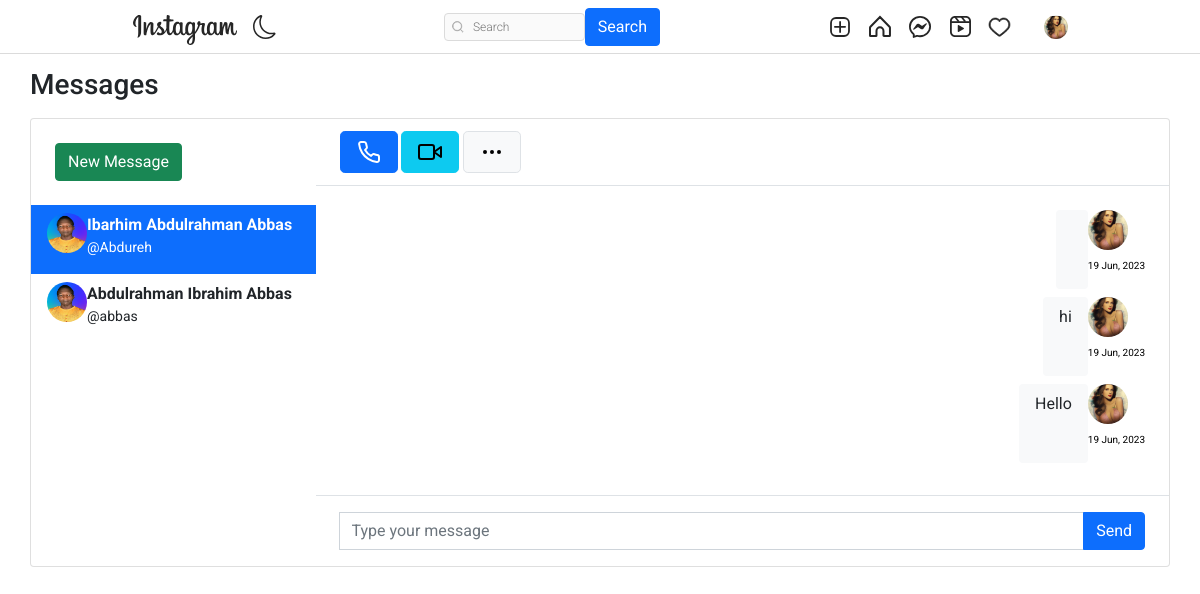
The app's page /message/ (signed in) with its own data.
### userauth/models.py (models this page shows, shortened)
class Profile(models.Model):
   user = models.OneToOneField(User, on_delete=models.CASCADE, related_name='profile')
   first_name = models.CharField(max_length=50, null=True, blank=True)
   last_name = models.CharField(max_length=50, null=True, blank=True)
   location =  models.CharField(max_length=50, null=True, blank=True)
   url = models.URLField(max_length=1000, null=True, blank=True)
   bio = models.CharField(max_length=200, null=True, blank=True)
   created = models.DateField(auto_now_add=True)
   favourite = models.ManyToManyField(Post)
   picture = models.ImageField(upload_to=user_driectory_path, blank=True, null=True, verbose_name='Picture', default="default.png ")
   favourite = models.ManyToManyField(Post)

### directs/models.py (models this page shows, shortened)
class Message(models.Model):
    user = models.ForeignKey(User, on_delete=models.CASCADE, related_name="user")
    sender = models.ForeignKey(User, on_delete=models.CASCADE, related_name="from_user")
    reciepient = models.ForeignKey(User, on_delete=models.CASCADE, related_name="to_user")
    body = models.TextField(null=True)
    date = models.DateTimeField(auto_now_add=True)
    is_read = models.BooleanField(default=False)
    def get_message(user):
        users = []
        messages = Message.objects.filter(user=user).values('reciepient').annotate(last=Max('date')).order_by('-last')
        for message in messages:
            users.append({
                'user': User.objects.get(pk=message['reciepient']),
                'last': message['last'],
                'unread': Message.objects.filter(user=user, reciepient__pk=message['reciepient'], is_read=False).count()
            })
        return users

### directs/views.py (the view)
# urls.py: path('', inbox, name="message"),
@login_required
def inbox(request):
    user = request.user
    messages = Message.get_message(user=request.user)
    active_direct = None
    directs = None
    profile = get_object_or_404(Profile, user=user)
    if messages:
        message = messages[0]
        active_direct = message['user'].username
        directs = Message.objects.filter(user=request.user, reciepient=message['user'])
        directs.update(is_read=True)
        for message in messages:
            if message['user'].username == active_direct:
                message['unread'] = 0
    context = {
        'directs':directs,
        'messages': messages,
        'active_direct': active_direct,
        'profile': profile,
    }
    return render(request, 'directs/inbox.html', context)

### templates/directs/inbox.html (shortened to what this page needs)
{% extends 'base.html' %}
{% load static %}
{% block content %}
<head>
</head>
<br><br>
<main class="conetent">
    <div class="container p-0">
		<h1 class="h3 mb-3">Messages</h1>
		<div class="card">
			<div class="row g-0">
				<div class="col-12 col-lg-12 col-xl-3 border-right chat-messages" >
					<div class="px-4 d-none d-md-block">
						<div class="d-flex align-items-center">
							<div class="flex-grow-1">
								<a href="{% url 'user-search' %}" class="btn btn-success mt-4 mb-4">New Message</a>
							</div>
						</div>
					</div>
					{% for message in messages %}
					<a href="" class="list-group-item list-group-item-action border-0 {% if active_direct == message.user.username %}active{% endif %}">
						<div class="d-flex align-items-start pb-2">
								<img src="{{ message.user.profile.picture.url }}" class="rounded-circle mr-1" alt="img" width="40" height="40">
							<div class="flex-grow-1 ml-6">
								<b>{{message.user.profile.first_name}} {{message.user.profile.last_name}}</b>
								<div class="small"> @{{message.user.username}}</div>
							</div>
						</div>
					</a>
					{% endfor %}
				</div>
				<div class="col-12 col-lg-7 col-xl-9">
					<div class="py-2 px-4 border-bottom d-none d-lg-block">
						<div class="d-flex align-items-center py-1">
							<div>
								<button class="btn btn-primary btn-lg mr-1 px-3"></button>
								<button class="btn btn-info btn-lg mr-1 px-3 d-none d-md-inline-block"></button>
								<button class="btn btn-light border btn-lg px-3"></button>
							</div>
						</div>
					</div>
					<div class="position-relative">
						<div class="chat-messages p-4">
									{% for direct in directs %}
										{% if direct.sender == request.user %}
											<div class="chat-message-right pb-2">
												<div>
													<a href=""><img src="{{ direct.sender.profile.picture.url }}" class="rounded-circle mr-1" alt="img" width="40" height="40"></a>
													<div class="text-muted small text-nowrap mt-2" style="font-size:10px; color: rgba(180, 180, 180, 0);"><p style="font-size:10px; color: black;">{{direct.date|date:"d M, Y"}}</p></div>
												</div>
												<div class="flex-shrink-1 bg-light rounded py-2 px-3 ml-3">
													{{direct.body}}
												</div>
											</div>
										{% endif %}
									{% endfor %}
						</div>
					</div>
					<div class="flex-grow-0 py-3 px-4 border-top">
						<form method="POST" role="form" action="{% url 'send-message' %}">
							<div class="input-group">
								<input name="body" type="text" class="form-control" placeholder="Type your message">
								<button class="btn btn-primary" type="submit">Send</button>
							</div>
					</div>
						</div>
				</div>
			</div>
		</div>
</main>
</html>
{% endblock content %}

### templates/base.html (shortened to what this page needs)
{% load static %}
<!DOCTYPE html>
<html lang="en">
<head>
    <link rel="stylesheet" href="https://cdn.jsdelivr.net/npm/bootstrap-icons@1.8.1/font/bootstrap-icons.css">
    <link href="https://cdn.jsdelivr.net/npm/bootstrap@5.1.3/dist/css/bootstrap.min.css" rel="stylesheet">
    <link rel="stylesheet" type="text/css" href="{% static 'assets1/style.css' %}">
</head>
<body>
    <header class="header">
        <nav class="header__content">
            <div class="header__buttons">
                <a href="{% url 'index' %}" class="header__home">
                </a>
                <button class="header__theme-button" title="Toggle Theme">
                </button>
            </div>
            <form action="" method="GET">
                <div class="header__search">
                    <input type="text" placeholder="Search" name="q" value="{{ request.GET.q }}">
                    <button class="btn btn-primary" type="submit">Search</button>
                </div>
            </form>
            <div class="header__buttons header__buttons--desktop">
                <a href="{% url 'newpost' %}">
                </a>
                <a href="{% url 'index' %}">
                </a>
                <a href="">
                </a>
                <a href="#">
                </a>
                <span>
                    <a href="">
                    </a>
                </span>
                <a href="">
                    <button class="profile-button">
                        <a href="">
                            <div class="profile-button__picture">
                                <img src="{{request.user.profile.picture.url}}" alt="User Picture">
                            </div>
                        </a>
                    </button>
                </a>
            </div>
        </nav>
    </header>
    {% block content %}
    {% endblock content %}
</body>
</html>

### static/assets1/style.css (style rules this page uses)
*, *::after, *::before { box-sizing: border-box; margin: 0; padding: 0; }
*, button, input, select, textarea { font-family: 'Roboto', sans-serif; }
:root { --primary: hsl(0, 0%, 100%); --secondary: hsl(0, 0%, 98%); --border: hsl(0, 0%, 86%); --story-border: hsl(0, 0%, 78%); --img-border: hsla(0, 0%, 0%, 0.1); --text-dark: hsl(0, 0%, 15%); --text-light: hsl(0, 0%, 60%); --like: hsl(355, 82%, 61%); --link: hsl(204, 100%, 48%); --header-height: 44px; --nav-height: 44px; }
body { min-height: 100vh; display: flex; flex-direction: column; overflow-y: auto; }
svg { display: block; }
img { max-width: 100%; }
.header { width: 100%; height: var(--header-height); background-color: var(--primary); display: flex; justify-content: center; position: fixed; top: 0; left: 0; z-index: 2; }
.header::after { content: ''; position: absolute; bottom: 0; width: 100%; height: 1px; background-color: var(--border); }
.header__content { width: 100%; max-width: 975px; padding: 0 14px; display: flex; justify-content: space-between; align-items: center; }
.header__home { margin-top: 5px; }
.header__theme-button { background-color: transparent; border: none; cursor: pointer; }
.header__theme-button-moon { display: unset; }
.header__search { width: 216px; height: 28px; display: none; align-items: center; position: relative; }
.header__search svg { width: 12px; height: 12px; position: absolute; left: 8px; }
.header__search input { width: 100%; height: 100%; background-color: var(--secondary); padding: 4px 10px 4px 28px; border: 1px solid var(--border); border-radius: 4px; outline: none; font-size: 12px; font-weight: 300; text-decoration: none; color: var(--text-light); text-overflow: ellipsis; overflow: hidden; white-space: nowrap; }
.header__buttons { display: flex; align-items: center; gap: 16px; }
.profile-button { background-color: transparent; border: none; outline: none; cursor: pointer; position: relative; }
.profile-button__picture { width: 24px; height: 24px; border-radius: 50%; overflow: hidden; position: relative; }
.profile-button__picture::after { content: ''; position: absolute; top: 0; bottom: 0; left: 0; right: 0; border: 1px solid var(--img-border); border-radius: 50%; }
@media (min-width: 768px) { :root { --header-height: 54px; --nav-height: 0px; } }
@media (min-width: 768px) { .header__content { padding: 0 20px; } }
@media (min-width: 768px) { .header__search { display: flex; } }

### templates/directs/inbox.html (style rules this page uses)
body { margin-top:20px; }
.chat-messages { display: flex; flex-direction: column; max-height: 800px; overflow-y: scroll }
.chat-message-left, .chat-message-right { display: flex; flex-shrink: 0 }
.chat-message-right { flex-direction: row-reverse; margin-left: auto }
.py-3 { padding-top: 1rem!important; padding-bottom: 1rem!important; }
.px-4 { padding-right: 1.5rem!important; padding-left: 1.5rem!important; }
.flex-grow-0 { flex-grow: 0!important; }
.border-top { border-top: 1px solid #dee2e6!important; }

### records on screen
Message: sender.profile.picture (picture), date "19 Jun, 2023"
Message: sender.profile.picture (picture), date "19 Jun, 2023", body "hi"
Message: sender.profile.picture (picture), date "19 Jun, 2023", body "Hello"

### other values on screen
{{ message.user.profile.first_name }} "Ibarhim"
{{ message.user.profile.last_name }} "Abdulrahman Abbas"
{{ message.user.username }} "Abdureh"
{{ message.user.profile.first_name }} "Abdulrahman"
{{ message.user.profile.last_name }} "Ibrahim Abbas"
{{ message.user.username }} "abbas"
